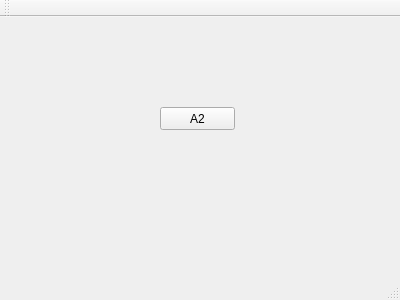
<?xml version="1.0" encoding="UTF-8"?>
<ui version="4.0">
 <class>MainWindow</class>
 <widget class="QMainWindow" name="MainWindow">
  <property name="geometry">
   <rect>
    <x>0</x>
    <y>0</y>
    <width>400</width>
    <height>300</height>
   </rect>
  </property>
  <property name="windowTitle">
   <string>MainWindow</string>
  </property>
  <widget class="QWidget" name="centralWidget">
   <widget class="QPushButton" name="pushButton">
    <property name="geometry">
     <rect>
      <x>160</x>
      <y>90</y>
      <width>75</width>
      <height>23</height>
     </rect>
    </property>
    <property name="text">
     <string>A2</string>
    </property>
   </widget>
  </widget>
  <widget class="QMenuBar" name="menuBar">
   <property name="geometry">
    <rect>
     <x>0</x>
     <y>0</y>
     <width>400</width>
     <height>21</height>
    </rect>
   </property>
  </widget>
  <widget class="QToolBar" name="mainToolBar">
   <attribute name="toolBarArea">
    <enum>TopToolBarArea</enum>
   </attribute>
   <attribute name="toolBarBreak">
    <bool>false</bool>
   </attribute>
  </widget>
  <widget class="QStatusBar" name="statusBar"/>
 </widget>
 <layoutdefault spacing="6" margin="11"/>
 <resources/>
 <connections/>
</ui>
